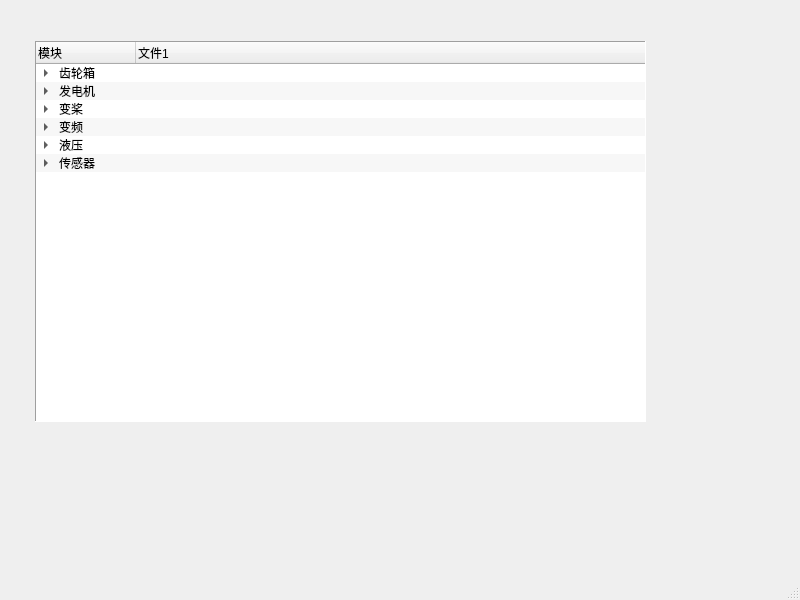
<?xml version="1.0" encoding="UTF-8"?>
<ui version="4.0">
 <class>MainWindow</class>
 <widget class="QMainWindow" name="MainWindow">
  <property name="geometry">
   <rect>
    <x>0</x>
    <y>0</y>
    <width>800</width>
    <height>600</height>
   </rect>
  </property>
  <property name="windowTitle">
   <string>MainWindow</string>
  </property>
  <widget class="QWidget" name="centralwidget"/>
  <widget class="QMenuBar" name="menubar">
   <property name="geometry">
    <rect>
     <x>0</x>
     <y>0</y>
     <width>800</width>
     <height>23</height>
    </rect>
   </property>
  </widget>
  <widget class="QTreeWidget" name="treeWidget">
   <property name="geometry">
    <rect>
     <x>35</x>
     <y>41</y>
     <width>611</width>
     <height>381</height>
    </rect>
   </property>
   <property name="frameShape">
    <enum>QFrame::Panel</enum>
   </property>
   <property name="sizeAdjustPolicy">
    <enum>QAbstractScrollArea::AdjustToContents</enum>
   </property>
   <property name="editTriggers">
    <set>QAbstractItemView::DoubleClicked|QAbstractItemView::EditKeyPressed|QAbstractItemView::SelectedClicked</set>
   </property>
   <property name="showDropIndicator" stdset="0">
    <bool>true</bool>
   </property>
   <property name="dragEnabled">
    <bool>false</bool>
   </property>
   <property name="alternatingRowColors">
    <bool>true</bool>
   </property>
   <property name="selectionMode">
    <enum>QAbstractItemView::SingleSelection</enum>
   </property>
   <property name="selectionBehavior">
    <enum>QAbstractItemView::SelectItems</enum>
   </property>
   <property name="textElideMode">
    <enum>Qt::ElideNone</enum>
   </property>
   <property name="indentation">
    <number>20</number>
   </property>
   <property name="allColumnsShowFocus">
    <bool>true</bool>
   </property>
   <column>
    <property name="text">
     <string>模块</string>
    </property>
   </column>
   <column>
    <property name="text">
     <string>文件1</string>
    </property>
   </column>
   <item>
    <property name="text">
     <string>齿轮箱</string>
    </property>
    <item>
     <property name="text">
      <string>齿轮箱主轴承温度</string>
     </property>
     <property name="text">
      <string>正常</string>
     </property>
    </item>
    <item>
     <property name="text">
      <string>齿轮箱轮毂侧轴承温度</string>
     </property>
     <property name="text">
      <string>正常</string>
     </property>
    </item>
    <item>
     <property name="text">
      <string>齿轮箱发电机侧轴承温</string>
     </property>
     <property name="text">
      <string>正常</string>
     </property>
    </item>
    <item>
     <property name="text">
      <string>齿轮箱油温</string>
     </property>
     <property name="text">
      <string>正常</string>
     </property>
    </item>
    <item>
     <property name="text">
      <string>齿轮箱冷却器入口油温</string>
     </property>
     <property name="text">
      <string>正常</string>
     </property>
    </item>
    <item>
     <property name="text">
      <string>齿轮箱冷却器出口油温</string>
     </property>
     <property name="text">
      <string>正常</string>
     </property>
    </item>
    <item>
     <property name="text">
      <string>齿轮箱水泵出口温度</string>
     </property>
    </item>
    <item>
     <property name="text">
      <string>齿轮箱水泵入口温度</string>
     </property>
    </item>
    <item>
     <property name="text">
      <string>齿轮箱A1口温度</string>
     </property>
    </item>
    <item>
     <property name="text">
      <string>齿轮箱A2口温度</string>
     </property>
    </item>
    <item>
     <property name="text">
      <string>齿轮箱A3口温度</string>
     </property>
    </item>
    <item>
     <property name="text">
      <string>齿轮箱A4口温度</string>
     </property>
    </item>
    <item>
     <property name="text">
      <string>齿轮箱A1口压力</string>
     </property>
    </item>
    <item>
     <property name="text">
      <string>齿轮箱A2口压力</string>
     </property>
    </item>
    <item>
     <property name="text">
      <string>齿轮箱A3口压力</string>
     </property>
    </item>
    <item>
     <property name="text">
      <string>齿轮箱A4口压力</string>
     </property>
    </item>
    <item>
     <property name="text">
      <string>齿轮箱主泵1_1出口压力</string>
     </property>
    </item>
    <item>
     <property name="text">
      <string>齿轮箱主泵1_2出口压力</string>
     </property>
    </item>
    <item>
     <property name="text">
      <string>齿轮箱主泵2_1出口压力</string>
     </property>
    </item>
    <item>
     <property name="text">
      <string>齿轮箱主泵2_2出口压力</string>
     </property>
    </item>
    <item>
     <property name="text">
      <string>齿轮箱主泵滤芯压差1_1</string>
     </property>
    </item>
    <item>
     <property name="text">
      <string>齿轮箱主泵滤芯压差1_2</string>
     </property>
    </item>
    <item>
     <property name="text">
      <string>齿轮箱主泵滤芯压差2_1</string>
     </property>
    </item>
    <item>
     <property name="text">
      <string>齿轮箱主泵滤芯压差2_2</string>
     </property>
    </item>
    <item>
     <property name="text">
      <string>齿轮箱冷却泵出口压力</string>
     </property>
    </item>
    <item>
     <property name="text">
      <string>齿轮箱过滤泵出口压力</string>
     </property>
    </item>
    <item>
     <property name="text">
      <string>齿轮箱油位</string>
     </property>
    </item>
    <item>
     <property name="text">
      <string>齿轮箱水泵1温差</string>
     </property>
    </item>
    <item>
     <property name="text">
      <string>齿轮箱水泵2温差</string>
     </property>
    </item>
    <item>
     <property name="text">
      <string>齿轮箱水泵1出口压力</string>
     </property>
    </item>
    <item>
     <property name="text">
      <string>齿轮箱水泵1入口压力</string>
     </property>
    </item>
    <item>
     <property name="text">
      <string>齿轮箱水泵2出口压力</string>
     </property>
    </item>
    <item>
     <property name="text">
      <string>齿轮箱水泵2入口压力</string>
     </property>
    </item>
    <item>
     <property name="text">
      <string>齿轮箱水泵1压力差</string>
     </property>
    </item>
    <item>
     <property name="text">
      <string>齿轮箱水泵2压力差</string>
     </property>
    </item>
   </item>
   <item>
    <property name="text">
     <string>发电机</string>
    </property>
    <item>
     <property name="text">
      <string>1</string>
     </property>
    </item>
    <item>
     <property name="text">
      <string>2</string>
     </property>
    </item>
    <item>
     <property name="text">
      <string>3</string>
     </property>
    </item>
    <item>
     <property name="text">
      <string>4</string>
     </property>
    </item>
    <item>
     <property name="text">
      <string>5</string>
     </property>
    </item>
    <item>
     <property name="text">
      <string>6</string>
     </property>
    </item>
    <item>
     <property name="text">
      <string>新建项目</string>
     </property>
    </item>
   </item>
   <item>
    <property name="text">
     <string>变桨</string>
    </property>
    <item>
     <property name="text">
      <string>1</string>
     </property>
    </item>
    <item>
     <property name="text">
      <string>2</string>
     </property>
    </item>
    <item>
     <property name="text">
      <string>3</string>
     </property>
    </item>
    <item>
     <property name="text">
      <string>4</string>
     </property>
    </item>
    <item>
     <property name="text">
      <string>5</string>
     </property>
    </item>
    <item>
     <property name="text">
      <string>6</string>
     </property>
    </item>
   </item>
   <item>
    <property name="text">
     <string>变频</string>
    </property>
    <item>
     <property name="text">
      <string>1</string>
     </property>
    </item>
    <item>
     <property name="text">
      <string>2</string>
     </property>
    </item>
    <item>
     <property name="text">
      <string>3</string>
     </property>
    </item>
    <item>
     <property name="text">
      <string>4</string>
     </property>
    </item>
    <item>
     <property name="text">
      <string>5</string>
     </property>
    </item>
    <item>
     <property name="text">
      <string>6</string>
     </property>
    </item>
   </item>
   <item>
    <property name="text">
     <string>液压</string>
    </property>
    <item>
     <property name="text">
      <string>1</string>
     </property>
    </item>
    <item>
     <property name="text">
      <string>2</string>
     </property>
    </item>
    <item>
     <property name="text">
      <string>3</string>
     </property>
    </item>
    <item>
     <property name="text">
      <string>4</string>
     </property>
    </item>
    <item>
     <property name="text">
      <string>5</string>
     </property>
    </item>
    <item>
     <property name="text">
      <string>6</string>
     </property>
    </item>
   </item>
   <item>
    <property name="text">
     <string>传感器</string>
    </property>
    <item>
     <property name="text">
      <string>1</string>
     </property>
    </item>
    <item>
     <property name="text">
      <string>2</string>
     </property>
    </item>
    <item>
     <property name="text">
      <string>3</string>
     </property>
    </item>
    <item>
     <property name="text">
      <string>4</string>
     </property>
    </item>
    <item>
     <property name="text">
      <string>5</string>
     </property>
    </item>
    <item>
     <property name="text">
      <string>6</string>
     </property>
    </item>
   </item>
  </widget>
  <widget class="QStatusBar" name="statusbar"/>
 </widget>
 <resources/>
 <connections/>
</ui>
